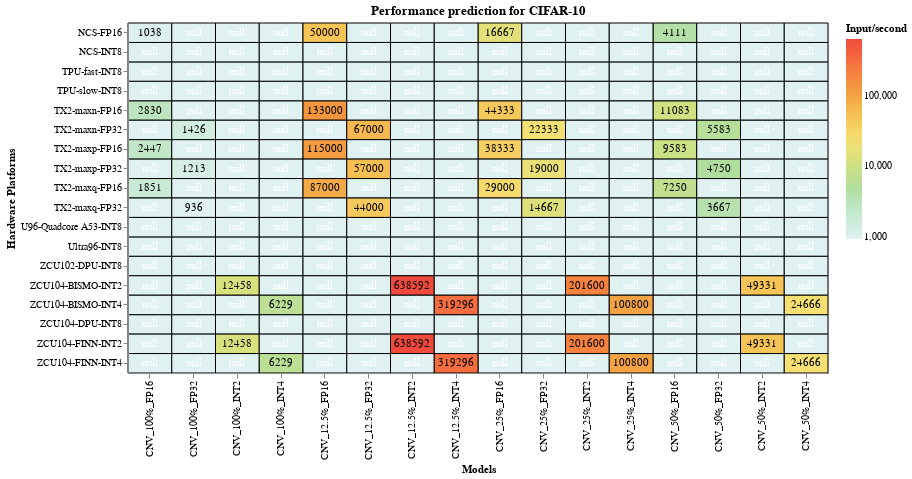

The notebook cell this image was saved under:
### Markdown cell above
The following heatmap shows the theoretical performance for the listed hardware platforms for CIFAR-10 classification. The metric used for the theoretical performance is input/second.
We observe that prunning along with quantization outputs some of the best performance results.

### Code cell
#hide_input
path_csv = 'data/performance_predictions_imagenet_mnist_cifar_2.csv'
    ## Reading csv file and converting data to (Neural network, Platform, Value)
df = pd.read_csv(path_csv)

df1 = pd.DataFrame()
columns = (df.loc[:, df.columns!='hardw']).columns #select all columns except first
for column in columns:
    df_=pd.melt(df, id_vars=['hardw'], value_vars=column) #melt df1 into a df1 of 2 columns
    df1=pd.concat([df1,df_])
df1.columns= ['y','x','values'] #setting new column names
#replace 0s for NaN values because with 0s the grid doesn't show up
df1['values'] = df1['values'].replace({ 0.0:np.nan})
df_cifar10 = dataframe_contains(input_df=df1, column='x', value='CNV')
df_cifar10.to_csv('c:/Users/alinav/Documents/GitHub/QutibenchWeb/_notebooks/data/cleaned_csv/performance_prediction_cifar10.csv', index = False)

heatmap(df_cifar10, 'pink', 'Performance prediction for CIFAR-10')

### Figure 1 — Vega-Lite specification as saved in the notebook (floating-point values rounded to 4 significant figures; data arrays with more than 128 entries replaced by an {"elided": "..."} marker saying what was removed)
{"config": {"view": {"continuousWidth": 400, "continuousHeight": 300}}, "layer": [{"mark": {"type": "rect", "invalid": null, "stroke": "black", "strokeWidth": 1}, "encoding": {"color": {"type": "quantitative", "field": "values", "scale": {"scheme": "lightmulti", "type": "log"}, "title": "Input/second"}, "tooltip": [{"type": "quantitative", "field": "values", "title": "Input/sec"}, {"type": "nominal", "field": "x", "title": "Model"}, {"type": "nominal", "field": "y", "title": "Hardware Platform"}], "x": {"type": "ordinal", "field": "x", "title": "Models"}, "y": {"type": "ordinal", "field": "y", "title": "Hardware Platforms"}}, "height": 350, "selection": {"selector003": {"type": "single", "on": "mouseover", "nearest": true}}, "title": "Performance prediction for CIFAR-10", "width": 700}, {"mark": {"type": "text", "color": "white"}, "encoding": {"color": {"condition": {"value": "black", "test": "(datum.values > 1)"}, "value": "white"}, "text": {"type": "quantitative", "field": "values", "format": ".0f"}, "tooltip": [{"type": "quantitative", "field": "values", "format": ".0f", "title": "Input/sec"}, {"type": "nominal", "field": "x", "title": "Model"}, {"type": "nominal", "field": "y", "title": "Hardware Platform"}], "x": {"type": "ordinal", "field": "x", "title": "Models"}, "y": {"type": "ordinal", "field": "y", "title": "Hardware Platforms"}}}], "data": {"name": "data-eda2632ce2b5baa54786099a1b965f96"}, "$schema": "https://vega.github.io/schema/vega-lite/v4.0.2.json", "datasets": {"data-eda2632ce2b5baa54786099a1b965f96": {"elided": "288 records"}}}
